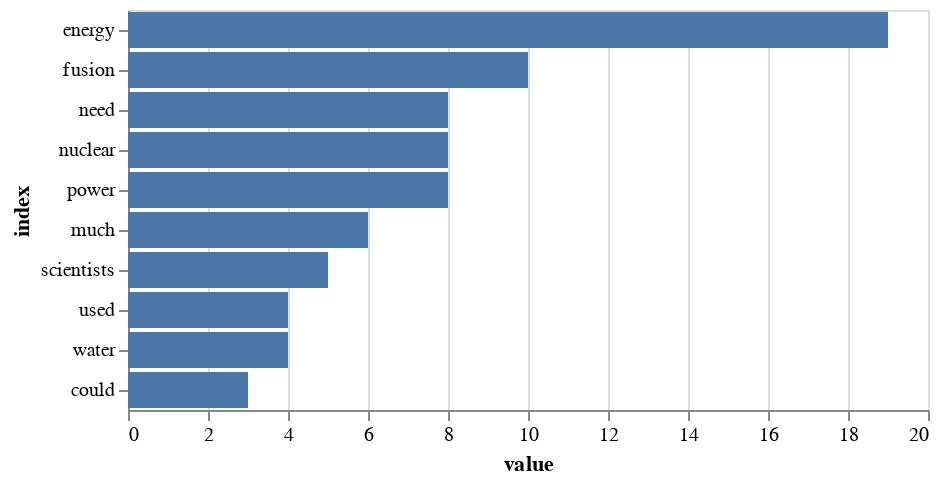

Notebook code for this chart:
### Code cell
#PLOT COMMON WORDS

# 10 häufigste Wörter identifizieren
top_10 = fd.most_common(10)

df_dist = pd.DataFrame({"value": dict(top_10)})

# Index zurücksetzen
df_dist.reset_index(inplace=True)

# Bar chart erstellen und anzeigen
import altair as alt

alt.Chart(df_dist).mark_bar().encode(
    x=alt.X("value"),
    y=alt.Y("index", sort="-x")
)

### Figure 1 — Vega-Lite specification as saved in the notebook (floating-point values rounded to 4 significant figures)
{"config": {"view": {"continuousWidth": 400, "continuousHeight": 300}}, "data": {"name": "data-09354794d4b7d7fddf3df8944dfbc5cb"}, "mark": "bar", "encoding": {"x": {"field": "value", "type": "quantitative"}, "y": {"field": "index", "sort": "-x", "type": "nominal"}}, "$schema": "https://vega.github.io/schema/vega-lite/v4.17.0.json", "datasets": {"data-09354794d4b7d7fddf3df8944dfbc5cb": [{"index": "could", "value": 3}, {"index": "energy", "value": 19}, {"index": "fusion", "value": 10}, {"index": "much", "value": 6}, {"index": "need", "value": 8}, {"index": "nuclear", "value": 8}, {"index": "power", "value": 8}, {"index": "scientists", "value": 5}, {"index": "used", "value": 4}, {"index": "water", "value": 4}]}}
